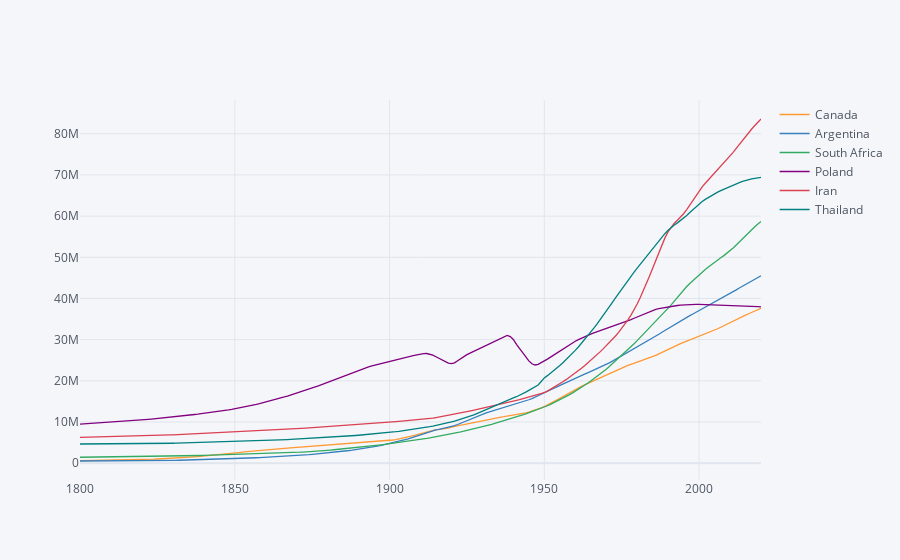

The notebook cell this image was saved under:
### Code cell
country_list = ['Canada','Argentina','South Africa','Poland','Iran','Thailand']
df.set_index('name').drop(columns=['geo','indicator']).T[country_list].loc['1800':'2020'].iplot()

### Figure 1 — Plotly figure (JSON) as saved in the notebook; plotly's stock layout.template omitted (floating-point values rounded to 4 significant figures; data arrays with more than 128 entries replaced by an {"elided": "..."} marker saying what was removed)
{"data": [{"line": {"color": "rgba(255, 153, 51, 1.0)", "dash": "solid", "shape": "linear", "width": 1.3}, "mode": "lines", "name": "Canada", "text": "", "type": "scatter", "x": {"elided": "221 str values"}, "y": {"elided": "221 int values"}}, {"line": {"color": "rgba(55, 128, 191, 1.0)", "dash": "solid", "shape": "linear", "width": 1.3}, "mode": "lines", "name": "Argentina", "text": "", "type": "scatter", "x": {"elided": "221 str values"}, "y": {"elided": "221 int values"}}, {"line": {"color": "rgba(50, 171, 96, 1.0)", "dash": "solid", "shape": "linear", "width": 1.3}, "mode": "lines", "name": "South Africa", "text": "", "type": "scatter", "x": {"elided": "221 str values"}, "y": {"elided": "221 int values"}}, {"line": {"color": "rgba(128, 0, 128, 1.0)", "dash": "solid", "shape": "linear", "width": 1.3}, "mode": "lines", "name": "Poland", "text": "", "type": "scatter", "x": {"elided": "221 str values"}, "y": {"elided": "221 int values"}}, {"line": {"color": "rgba(219, 64, 82, 1.0)", "dash": "solid", "shape": "linear", "width": 1.3}, "mode": "lines", "name": "Iran", "text": "", "type": "scatter", "x": {"elided": "221 str values"}, "y": {"elided": "221 int values"}}, {"line": {"color": "rgba(0, 128, 128, 1.0)", "dash": "solid", "shape": "linear", "width": 1.3}, "mode": "lines", "name": "Thailand", "text": "", "type": "scatter", "x": {"elided": "221 str values"}, "y": {"elided": "221 int values"}}], "layout": {"legend": {"bgcolor": "#F5F6F9", "font": {"color": "#4D5663"}}, "paper_bgcolor": "#F5F6F9", "plot_bgcolor": "#F5F6F9", "title": {"font": {"color": "#4D5663"}}, "xaxis": {"gridcolor": "#E1E5ED", "showgrid": true, "tickfont": {"color": "#4D5663"}, "title": {"font": {"color": "#4D5663"}, "text": ""}, "zerolinecolor": "#E1E5ED"}, "yaxis": {"gridcolor": "#E1E5ED", "showgrid": true, "tickfont": {"color": "#4D5663"}, "title": {"font": {"color": "#4D5663"}, "text": ""}, "zerolinecolor": "#E1E5ED"}}}
